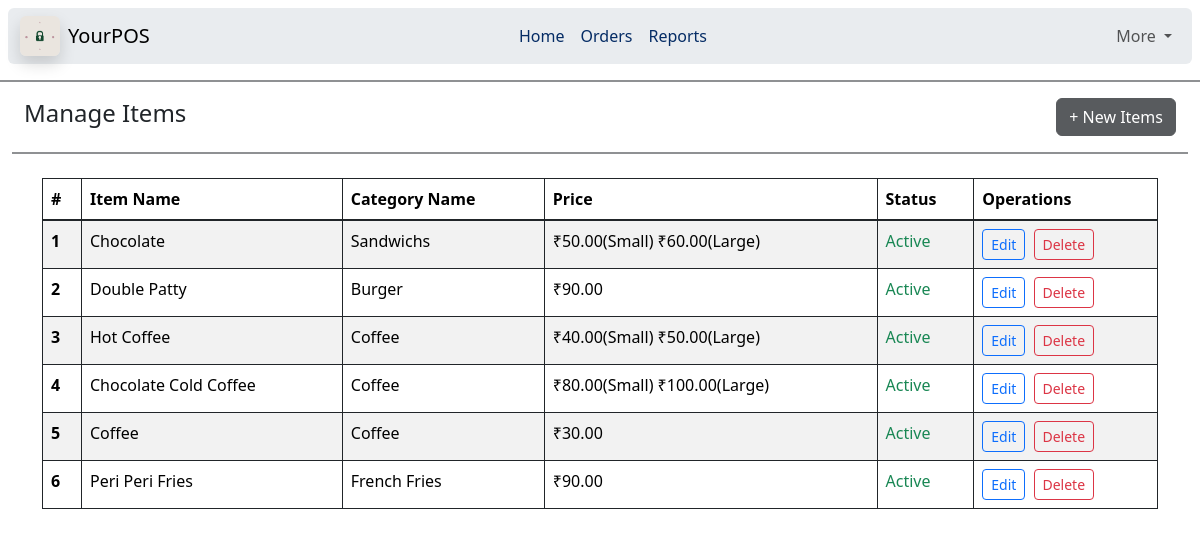
Before: /manageitems with the older database file.
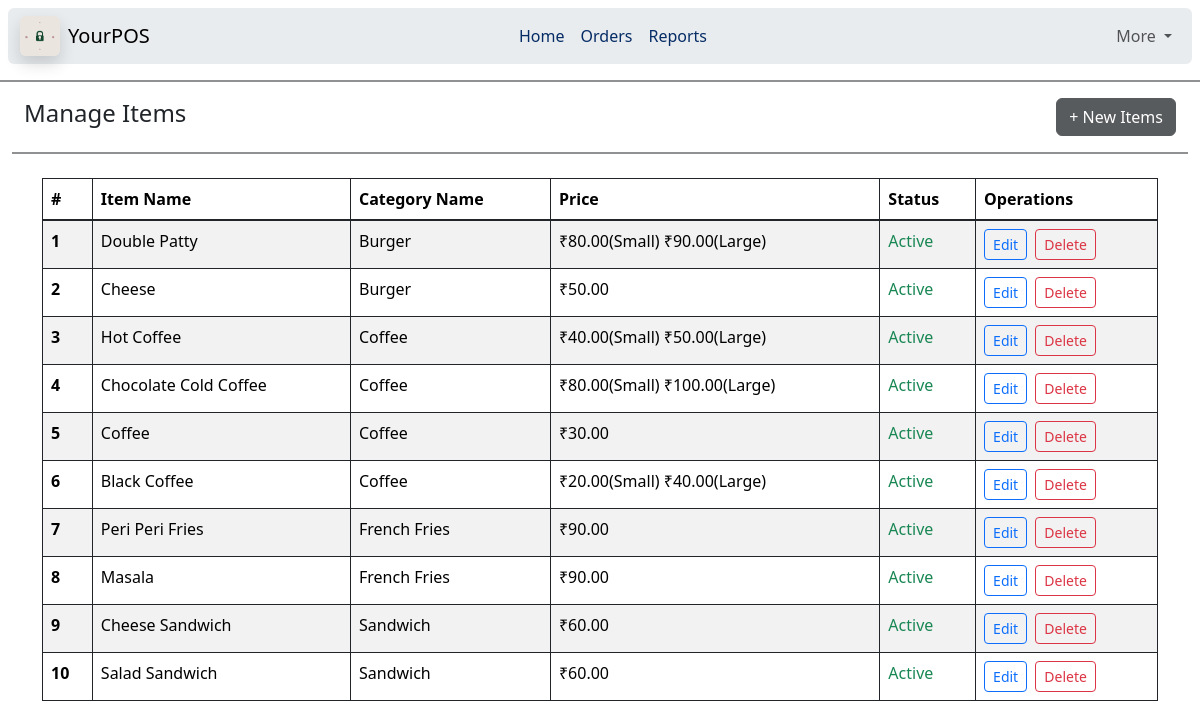
After: the same page with the newer database file.
### home/models.py (models this page shows, shortened)
class MenuItem(models.Model):
    category = models.ForeignKey(
        MenuCategory,
        on_delete=models.PROTECT,
        related_name="items"
    )
    name = models.CharField(max_length=150, unique=True)
    base_price = models.DecimalField(max_digits=8, decimal_places=2)
    is_active = models.BooleanField(default=True)
    class Meta:
        unique_together = ("category", "name")

class MenuCategory(models.Model):
    name = models.CharField(max_length=100,unique=True)
    is_active = models.BooleanField(default=True)
    def __str__(self):
        return self.name

class MenuVariant(models.Model):
    class Size(models.TextChoices):
        SMALL = "S", "Small"
        LARGE = "L", "Large"
    item = models.ForeignKey(
        MenuItem,
        on_delete=models.CASCADE,
        related_name="variants"
    )
    size= models.CharField(max_length=5, choices=Size.choices)
    price = models.DecimalField(max_digits=8, decimal_places=2)
    class Meta:
        unique_together = ("item", "size")

### home/views.py (the view)
# urls.py: path("manageitems", views.manageitems, name='manageitems'),
def manageitems(request):
    if request.method == 'POST':
        action = request.POST.get('action')
        if action == "delete_item":
            name = request.POST.get('item_name')
            MenuItem.objects.filter(name=name).delete()
    data = MenuItem.objects.select_related('category').prefetch_related('variants').order_by('category_id')
    return render(request, 'manageitems.html', {'items': data})

### templates/manageitems.html (shortened to what this page needs)
{% extends "base.html" %}
{% block body %}
<hr class="border border-dark border-1 opacity-50">
<div class="container-fluid">
    <div class="container-fluid d-flex justify-content-between align-items-center">
        <h4>Manage Items </h4>
        <a class="btn btn-dark btn-outline-seconda opacity-75" href="/additems">+ New Items</a>
    </div>
    <hr class="border border-dark border-1 opacity-50">
    <div class="container my-4 mx-auto">
    <table class="table table-bordered border-dark table-striped">
        <thead>
            <tr>
                <th scope="col">#</th>
                <th scope="col">Item Name</th>
                <th scope="col">Category Name</th>
                <th scope="col">Price</th>
                <th scope="col">Status</th>
                <th scope="col">Operations</th>
            </tr>
        </thead>
        <tbody class="table-group-divider">
            {% for item in items %}
            <tr>
                <th scope="row">{{ forloop.counter }}</th>
                <td>
                    <span id="display-{{ item.name|slugify }}">{{ item.name }}</span>
                </td>
                <td>
                    <span>{{ item.category }}</span>
                </td>
                <td>
                {% with variants=item.variants.all %}
                    {% if variants %}
                    {% for v in variants %}
                        <span>₹{{ v.price }}({{ v.get_size_display }}) </span>
                    {% endfor %}
                    {% else %}
                    ₹{{ item.base_price }}
                {% endif %}
                {% endwith %}
                </td>
                <td>
                    <span class="{% if item.is_active %}text-success{% else %}text-danger{% endif %}">
                        {{ item.is_active|yesno:"Active,Inactive" }}
                    </span>
                </td>
                <td>
                    <a href="/edititem/{{ item.pk }}" class="btn btn-sm btn-outline-primary">Edit</a>
                    <form method="POST" class="d-inline" onsubmit="return confirm('Delete {{ item.name }}')">
                        <button type="submit" name="action" value="delete_item" class="btn btn-sm btn-outline-danger ms-1">Delete</button>
                    </form>
                </td>
            </tr>
            {% endfor %}
        </tbody>
    </table>
    </div>
</div>
{% endblock body %}

Changed rows visible on the page:
removed MenuItem: name "Chocolate", category "Sandwichs", is_active "Active"
removed MenuVariant: price "50.00", size "Small", shown under "Chocolate"
removed MenuVariant: price "60.00", size "Large", shown under "Chocolate"
changed MenuItem "Double Patty": base_price "90.00" → (not shown)
added MenuVariant: price "80.00", size "Small", shown under MenuItem "Double Patty"
added MenuVariant: price "90.00", size "Large", shown under MenuItem "Double Patty"
added MenuItem: name "Cheese", category "Burger", base_price "50.00", is_active "Active"
added MenuItem: name "Black Coffee", category "Coffee", is_active "Active"
added MenuVariant: price "20.00", size "Small", shown under "Black Coffee"
added MenuVariant: price "40.00", size "Large", shown under "Black Coffee"
added MenuItem: name "Masala", category "French Fries", base_price "90.00", is_active "Active"
added MenuItem: name "Cheese Sandwich", category "Sandwich", base_price "60.00", is_active "Active"
added MenuItem: name "Salad Sandwich", category "Sandwich", base_price "60.00", is_active "Active"
